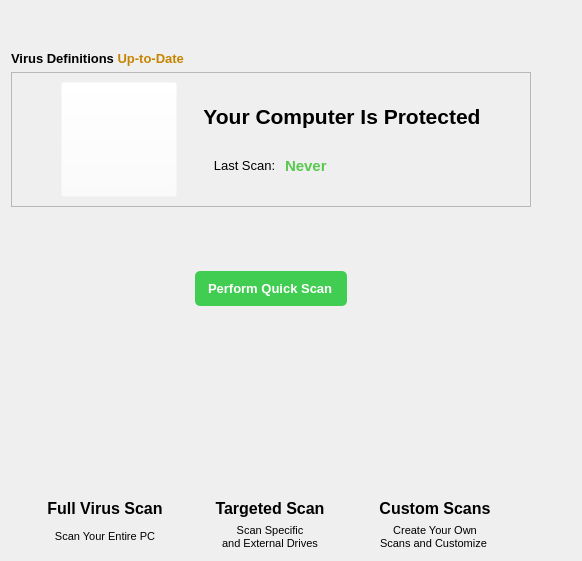
               <widget class="QWidget" name="page_5">
                <layout class="QGridLayout" name="gridLayout_9">
                 <item row="1" column="0">
                  <widget class="QLabel" name="label_24">
                   <property name="sizePolicy">
                    <sizepolicy hsizetype="Preferred" vsizetype="MinimumExpanding">
                     <horstretch>0</horstretch>
                     <verstretch>0</verstretch>
                    </sizepolicy>
                   </property>
                   <property name="font">
                    <font>
                     <family>Segoe UI</family>
                     <pointsize>10</pointsize>
                     <weight>75</weight>
                     <bold>true</bold>
                    </font>
                   </property>
                   <property name="text">
                    <string>&lt;html&gt;&lt;head/&gt;&lt;body&gt;&lt;p&gt;Virus Definitions &lt;span style=&quot; color:#c68400;&quot;&gt;Up-to-Date&lt;/span&gt;&lt;/p&gt;&lt;/body&gt;&lt;/html&gt;</string>
                   </property>
                  </widget>
                 </item>
                 <item row="1" column="2" rowspan="6">
                  <spacer name="horizontalSpacer_10">
                   <property name="orientation">
                    <enum>Qt::Horizontal</enum>
                   </property>
                   <property name="sizeType">
                    <enum>QSizePolicy::Minimum</enum>
                   </property>
                   <property name="sizeHint" stdset="0">
                    <size>
                     <width>40</width>
                     <height>20</height>
                    </size>
                   </property>
                  </spacer>
                 </item>
                 <item row="6" column="0">
                  <layout class="QGridLayout" name="gridLayout_4">
                   <item row="3" column="0">
                    <widget class="QLabel" name="label_7">
                     <property name="sizePolicy">
                      <sizepolicy hsizetype="Preferred" vsizetype="Maximum">
                       <horstretch>0</horstretch>
                       <verstretch>0</verstretch>
                      </sizepolicy>
                     </property>
                     <property name="font">
                      <font>
                       <family>Segoe UI</family>
                       <pointsize>8</pointsize>
                       <weight>50</weight>
                       <bold>false</bold>
                      </font>
                     </property>
                     <property name="text">
                      <string>Scan Your Entire PC</string>
                     </property>
                     <property name="alignment">
                      <set>Qt::AlignCenter</set>
                     </property>
                    </widget>
                   </item>
                   <item row="2" column="2">
                    <widget class="QLabel" name="label_12">
                     <property name="sizePolicy">
                      <sizepolicy hsizetype="Preferred" vsizetype="Maximum">
                       <horstretch>0</horstretch>
                       <verstretch>0</verstretch>
                      </sizepolicy>
                     </property>
                     <property name="font">
                      <font>
                       <family>Segoe UI</family>
                       <pointsize>12</pointsize>
                       <weight>75</weight>
                       <bold>true</bold>
                      </font>
                     </property>
                     <property name="text">
                      <string>Custom Scans</string>
                     </property>
                     <property name="alignment">
                      <set>Qt::AlignCenter</set>
                     </property>
                    </widget>
                   </item>
                   <item row="2" column="0">
                    <widget class="QLabel" name="label_10">
                     <property name="sizePolicy">
                      <sizepolicy hsizetype="Preferred" vsizetype="Maximum">
                       <horstretch>0</horstretch>
                       <verstretch>0</verstretch>
                      </sizepolicy>
                     </property>
                     <property name="font">
                      <font>
                       <family>Segoe UI</family>
                       <pointsize>12</pointsize>
                       <weight>75</weight>
                       <bold>true</bold>
                      </font>
                     </property>
                     <property name="text">
                      <string>Full Virus Scan</string>
                     </property>
                     <property name="alignment">
                      <set>Qt::AlignCenter</set>
                     </property>
                    </widget>
                   </item>
                   <item row="3" column="2">
                    <widget class="QLabel" name="label_9">
                     <property name="sizePolicy">
                      <sizepolicy hsizetype="Preferred" vsizetype="Maximum">
                       <horstretch>0</horstretch>
                       <verstretch>0</verstretch>
                      </sizepolicy>
                     </property>
                     <property name="font">
                      <font>
                       <family>Segoe UI</family>
                       <pointsize>8</pointsize>
                       <weight>50</weight>
                       <bold>false</bold>
                      </font>
                     </property>
                     <property name="text">
                      <string>Create Your Own
Scans and Customize </string>
                     </property>
                     <property name="alignment">
                      <set>Qt::AlignCenter</set>
                     </property>
                    </widget>
                   </item>
                   <item row="3" column="1">
                    <widget class="QLabel" name="label_8">
                     <property name="sizePolicy">
                      <sizepolicy hsizetype="Preferred" vsizetype="Maximum">
                       <horstretch>0</horstretch>
                       <verstretch>0</verstretch>
                      </sizepolicy>
                     </property>
                     <property name="font">
                      <font>
                       <family>Segoe UI</family>
                       <pointsize>8</pointsize>
                       <weight>50</weight>
                       <bold>false</bold>
                      </font>
                     </property>
                     <property name="text">
                      <string>Scan Specific 
and External Drives</string>
                     </property>
                     <property name="alignment">
                      <set>Qt::AlignCenter</set>
                     </property>
                    </widget>
                   </item>
                   <item row="2" column="1">
                    <widget class="QLabel" name="label_11">
                     <property name="sizePolicy">
                      <sizepolicy hsizetype="Preferred" vsizetype="Maximum">
                       <horstretch>0</horstretch>
                       <verstretch>0</verstretch>
                      </sizepolicy>
                     </property>
                     <property name="font">
                      <font>
                       <family>Segoe UI</family>
                       <pointsize>12</pointsize>
                       <weight>75</weight>
                       <bold>true</bold>
                      </font>
                     </property>
                     <property name="text">
                      <string>Targeted Scan</string>
                     </property>
                     <property name="alignment">
                      <set>Qt::AlignCenter</set>
                     </property>
                    </widget>
                   </item>
                   <item row="0" column="2">
                    <widget class="QToolButton" name="customScan">
                     <property name="sizePolicy">
                      <sizepolicy hsizetype="Preferred" vsizetype="Minimum">
                       <horstretch>0</horstretch>
                       <verstretch>0</verstretch>
                      </sizepolicy>
                     </property>
                     <property name="maximumSize">
                      <size>
                       <width>130</width>
                       <height>130</height>
                      </size>
                     </property>
                     <property name="cursor">
                      <cursorShape>PointingHandCursor</cursorShape>
                     </property>
                     <property name="statusTip">
                      <string>Add Custom Files and Folders for Scanning.</string>
                     </property>
                     <property name="styleSheet">
                      <string notr="true">QToolButton:hover:!pressed
{
  border: 1px solid green;
}

QToolButton
{
	background-color: rgba(255, 255, 255, 0);
    border-width: 1px;
    border-radius: 1px;
}</string>
                     </property>
                     <property name="text">
                      <string/>
                     </property>
                     <property name="icon">
                      <iconset resource="icons.qrc">
                       <normaloff>:/customscan.png</normaloff>:/customscan.png</iconset>
                     </property>
                     <property name="iconSize">
                      <size>
                       <width>43</width>
                       <height>120</height>
                      </size>
                     </property>
                    </widget>
                   </item>
                   <item row="0" column="0">
                    <widget class="QToolButton" name="fullVirusScan">
                     <property name="sizePolicy">
                      <sizepolicy hsizetype="Preferred" vsizetype="Minimum">
                       <horstretch>0</horstretch>
                       <verstretch>0</verstretch>
                      </sizepolicy>
                     </property>
                     <property name="maximumSize">
                      <size>
                       <width>130</width>
                       <height>130</height>
                      </size>
                     </property>
                     <property name="cursor">
                      <cursorShape>PointingHandCursor</cursorShape>
                     </property>
                     <property name="statusTip">
                      <string>Scans your System Drive.</string>
                     </property>
                     <property name="styleSheet">
                      <string notr="true">QToolButton:hover:!pressed
{
  border: 1px solid green;
}

QToolButton
{
	background-color: rgba(255, 255, 255, 0);
    border-width: 1px;
    border-radius: 1px;
}</string>
                     </property>
                     <property name="text">
                      <string/>
                     </property>
                     <property name="icon">
                      <iconset resource="icons.qrc">
                       <normaloff>:/systemscan.png</normaloff>:/systemscan.png</iconset>
                     </property>
                     <property name="iconSize">
                      <size>
                       <width>48</width>
                       <height>46</height>
                      </size>
                     </property>
                    </widget>
                   </item>
                   <item row="0" column="1">
                    <widget class="QToolButton" name="targetedScan">
                     <property name="sizePolicy">
                      <sizepolicy hsizetype="Preferred" vsizetype="Minimum">
                       <horstretch>0</horstretch>
                       <verstretch>0</verstretch>
                      </sizepolicy>
                     </property>
                     <property name="maximumSize">
                      <size>
                       <width>130</width>
                       <height>130</height>
                      </size>
                     </property>
                     <property name="cursor">
                      <cursorShape>PointingHandCursor</cursorShape>
                     </property>
                     <property name="statusTip">
                      <string>Scan for other Internal and External Drives, Pendrives and Mobile Phones.</string>
                     </property>
                     <property name="styleSheet">
                      <string notr="true">QToolButton:hover:!pressed
{
  border: 1px solid green;
}

QToolButton
{
	background-color: rgba(255, 255, 255, 0);
    border-width: 1px;
    border-radius: 1px;
}</string>
                     </property>
                     <property name="text">
                      <string/>
                     </property>
                     <property name="icon">
                      <iconset resource="icons.qrc">
                       <normaloff>:/targetedscan.png</normaloff>:/targetedscan.png</iconset>
                     </property>
                     <property name="iconSize">
                      <size>
                       <width>95</width>
                       <height>95</height>
                      </size>
                     </property>
                    </widget>
                   </item>
                  </layout>
                 </item>
                 <item row="5" column="0">
                  <spacer name="verticalSpacer_4">
                   <property name="orientation">
                    <enum>Qt::Vertical</enum>
                   </property>
                   <property name="sizeType">
                    <enum>QSizePolicy::Ignored</enum>
                   </property>
                   <property name="sizeHint" stdset="0">
                    <size>
                     <width>20</width>
                     <height>40</height>
                    </size>
                   </property>
                  </spacer>
                 </item>
                 <item row="4" column="0">
                  <layout class="QHBoxLayout" name="horizontalLayout_2">
                   <property name="leftMargin">
                    <number>6</number>
                   </property>
                   <property name="topMargin">
                    <number>12</number>
                   </property>
                   <property name="rightMargin">
                    <number>6</number>
                   </property>
                   <property name="bottomMargin">
                    <number>12</number>
                   </property>
                   <item>
                    <spacer name="horizontalSpacer">
                     <property name="orientation">
                      <enum>Qt::Horizontal</enum>
                     </property>
                     <property name="sizeHint" stdset="0">
                      <size>
                       <width>40</width>
                       <height>20</height>
                      </size>
                     </property>
                    </spacer>
                   </item>
                   <item>
                    <widget class="QCommandLinkButton" name="performQuickScanButton">
                     <property name="sizePolicy">
                      <sizepolicy hsizetype="Preferred" vsizetype="Maximum">
                       <horstretch>0</horstretch>
                       <verstretch>0</verstretch>
                      </sizepolicy>
                     </property>
                     <property name="font">
                      <font>
                       <family>Segoe UI</family>
                       <pointsize>10</pointsize>
                       <weight>75</weight>
                       <italic>false</italic>
                       <bold>true</bold>
                       <underline>false</underline>
                       <strikeout>false</strikeout>
                      </font>
                     </property>
                     <property name="cursor">
                      <cursorShape>PointingHandCursor</cursorShape>
                     </property>
                     <property name="statusTip">
                      <string>Do a Quick Scan for threats in probable locations</string>
                     </property>
                     <property name="styleSheet">
                      <string notr="true">QPushButton:hover:!pressed
{
  border: 1px solid green;
}
QPushButton
{
	background-color: rgb(65, 205, 82);
/*	background-color: rgb(119, 178, 85);*/
    border-width: 1px;
    border-radius: 5px;
color: rgb(255, 255, 255);
}
</string>
                     </property>
                     <property name="text">
                      <string>Perform Quick Scan</string>
                     </property>
                     <property name="iconSize">
                      <size>
                       <width>0</width>
                       <height>0</height>
                      </size>
                     </property>
                    </widget>
                   </item>
                   <item>
                    <spacer name="horizontalSpacer_2">
                     <property name="orientation">
                      <enum>Qt::Horizontal</enum>
                     </property>
                     <property name="sizeHint" stdset="0">
                      <size>
                       <width>40</width>
                       <height>20</height>
                      </size>
                     </property>
                    </spacer>
                   </item>
                  </layout>
                 </item>
                 <item row="2" column="0">
                  <widget class="QFrame" name="frame_3">
                   <property name="frameShape">
                    <enum>QFrame::StyledPanel</enum>
                   </property>
                   <property name="frameShadow">
                    <enum>QFrame::Raised</enum>
                   </property>
                   <layout class="QHBoxLayout" name="horizontalLayout_6">
                    <item>
                     <layout class="QHBoxLayout" name="horizontalLayout">
                      <item>
                       <spacer name="horizontalSpacer_4">
                        <property name="orientation">
                         <enum>Qt::Horizontal</enum>
                        </property>
                        <property name="sizeType">
                         <enum>QSizePolicy::Expanding</enum>
                        </property>
                        <property name="sizeHint" stdset="0">
                         <size>
                          <width>40</width>
                          <height>20</height>
                         </size>
                        </property>
                       </spacer>
                      </item>
                      <item>
                       <widget class="QToolButton" name="toolButton">
                        <property name="enabled">
                         <bool>true</bool>
                        </property>
                        <property name="sizePolicy">
                         <sizepolicy hsizetype="Maximum" vsizetype="Maximum">
                          <horstretch>0</horstretch>
                          <verstretch>0</verstretch>
                         </sizepolicy>
                        </property>
                        <property name="maximumSize">
                         <size>
                          <width>118</width>
                          <height>118</height>
                         </size>
                        </property>
                        <property name="styleSheet">
                         <string notr="true">background-color: rgba(255, 255, 255, 0);</string>
                        </property>
                        <property name="text">
                         <string/>
                        </property>
                        <property name="icon">
                         <iconset resource="icons.qrc">
                          <normaloff>:/secure.png</normaloff>
                          <disabledoff>:/secure.png</disabledoff>:/secure.png</iconset>
                        </property>
                        <property name="iconSize">
                         <size>
                          <width>108</width>
                          <height>108</height>
                         </size>
                        </property>
                       </widget>
                      </item>
                      <item>
                       <spacer name="horizontalSpacer_3">
                        <property name="orientation">
                         <enum>Qt::Horizontal</enum>
                        </property>
                        <property name="sizeType">
                         <enum>QSizePolicy::Minimum</enum>
                        </property>
                        <property name="sizeHint" stdset="0">
                         <size>
                          <width>20</width>
                          <height>20</height>
                         </size>
                        </property>
                       </spacer>
                      </item>
                     </layout>
                    </item>
                    <item>
                     <layout class="QGridLayout" name="gridLayout_3">
                      <item row="1" column="1">
                       <widget class="QLabel" name="lastScan">
                        <property name="sizePolicy">
                         <sizepolicy hsizetype="Preferred" vsizetype="Maximum">
                          <horstretch>0</horstretch>
                          <verstretch>0</verstretch>
                         </sizepolicy>
                        </property>
                        <property name="font">
                         <font>
                          <family>Arial</family>
                          <pointsize>11</pointsize>
                          <weight>75</weight>
                          <bold>true</bold>
                         </font>
                        </property>
                        <property name="styleSheet">
                         <string notr="true">color: rgb(89, 200, 78);</string>
                        </property>
                        <property name="text">
                         <string>Never</string>
                        </property>
                       </widget>
                      </item>
                      <item row="1" column="0">
                       <widget class="QLabel" name="label_5">
                        <property name="sizePolicy">
                         <sizepolicy hsizetype="Maximum" vsizetype="Maximum">
                          <horstretch>0</horstretch>
                          <verstretch>0</verstretch>
                         </sizepolicy>
                        </property>
                        <property name="font">
                         <font>
                          <family>Segoe UI</family>
                          <pointsize>10</pointsize>
                          <weight>50</weight>
                          <bold>false</bold>
                         </font>
                        </property>
                        <property name="text">
                         <string>   Last Scan: </string>
                        </property>
                       </widget>
                      </item>
                      <item row="0" column="0" colspan="2">
                       <widget class="QLabel" name="statusMessage">
                        <property name="sizePolicy">
                         <sizepolicy hsizetype="Preferred" vsizetype="Maximum">
                          <horstretch>0</horstretch>
                          <verstretch>0</verstretch>
                         </sizepolicy>
                        </property>
                        <property name="font">
                         <font>
                          <family>Segoe UI</family>
                          <pointsize>16</pointsize>
                          <weight>75</weight>
                          <bold>true</bold>
                         </font>
                        </property>
                        <property name="styleSheet">
                         <string notr="true">/*color: rgb(89, 200, 78);*/</string>
                        </property>
                        <property name="frameShape">
                         <enum>QFrame::NoFrame</enum>
                        </property>
                        <property name="text">
                         <string>Your Computer Is Protected</string>
                        </property>
                        <property name="alignment">
                         <set>Qt::AlignCenter</set>
                        </property>
                       </widget>
                      </item>
                     </layout>
                    </item>
                    <item>
                     <spacer name="horizontalSpacer_7">
                      <property name="orientation">
                       <enum>Qt::Horizontal</enum>
                      </property>
                      <property name="sizeHint" stdset="0">
                       <size>
                        <width>40</width>
                        <height>20</height>
                       </size>
                      </property>
                     </spacer>
                    </item>
                   </layout>
                  </widget>
                 </item>
                 <item row="3" column="0">
                  <spacer name="verticalSpacer">
                   <property name="orientation">
                    <enum>Qt::Vertical</enum>
                   </property>
                   <property name="sizeType">
                    <enum>QSizePolicy::Ignored</enum>
                   </property>
                   <property name="sizeHint" stdset="0">
                    <size>
                     <width>20</width>
                     <height>40</height>
                    </size>
                   </property>
                  </spacer>
                 </item>
                 <item row="0" column="0">
                  <spacer name="verticalSpacer_2">
                   <property name="orientation">
                    <enum>Qt::Vertical</enum>
                   </property>
                   <property name="sizeHint" stdset="0">
                    <size>
                     <width>20</width>
                     <height>40</height>
                    </size>
                   </property>
                  </spacer>
                 </item>
                </layout>
               </widget>
